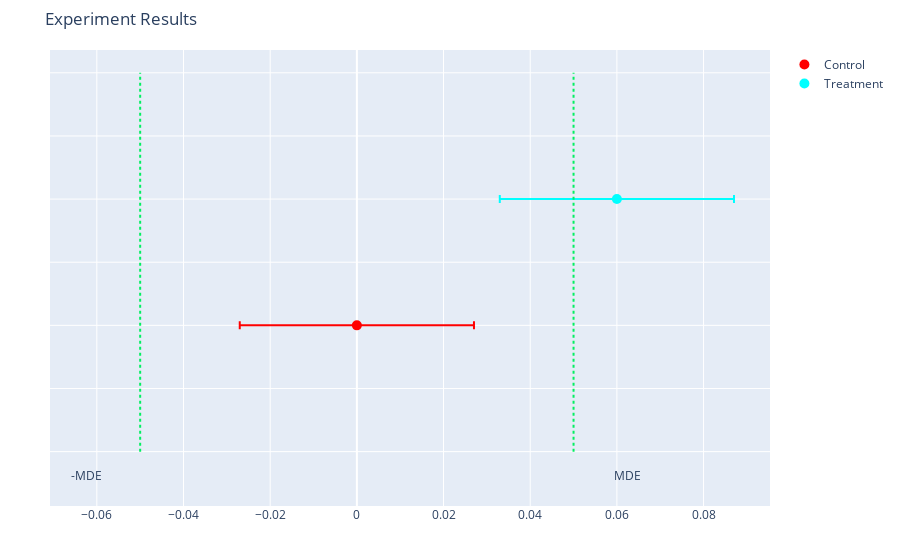

Notebook source saved alongside this figure:
### Code cell
# Getting results in terms of confidence intervals

confidence_intervals = ab_exp.get_experiment_results(min_sample_size, .08, min_sample_size, .14, 'Confidence Intervals')
confidence_intervals

### Figure 1 — Plotly figure (JSON) as saved in the notebook; plotly's stock layout.template omitted (floating-point values rounded to 4 significant figures)
{"data": [{"error_x": {"array": [-0.02702, 0, 0.02702], "symmetric": true, "type": "data"}, "marker": {"color": "red", "size": 10}, "mode": "markers", "name": "Control", "type": "scatter", "x": [0], "y": [5]}, {"error_x": {"array": [0.02702, 0.06, 0.02702], "symmetric": true, "type": "data"}, "marker": {"color": "cyan", "size": 10}, "mode": "markers", "name": "Treatment", "type": "scatter", "x": [0.06], "y": [7]}, {"line": {"color": "#04ef62", "dash": "dot"}, "mode": "lines", "name": "-MDE", "showlegend": false, "type": "scatter", "x": [-0.05, -0.05], "y": [3, 9]}, {"line": {"color": "#04ef62", "dash": "dot"}, "mode": "lines", "name": "MDE", "showlegend": false, "type": "scatter", "x": [0.05, 0.05], "y": [3, 9]}, {"mode": "text", "showlegend": false, "text": "MDE", "textposition": "top center", "type": "scatter", "x": [0.0625], "y": [2.5]}, {"mode": "text", "showlegend": false, "text": "-MDE", "textposition": "top center", "type": "scatter", "x": [-0.0625], "y": [2.5]}], "layout": {"autosize": true, "margin": {"b": 50, "l": 50, "r": 50, "t": 50}, "showlegend": true, "title": {"text": "Experiment Results"}, "xaxis": {"title": {"text": ""}}, "yaxis": {"showticklabels": false, "title": {"text": ""}}}}
